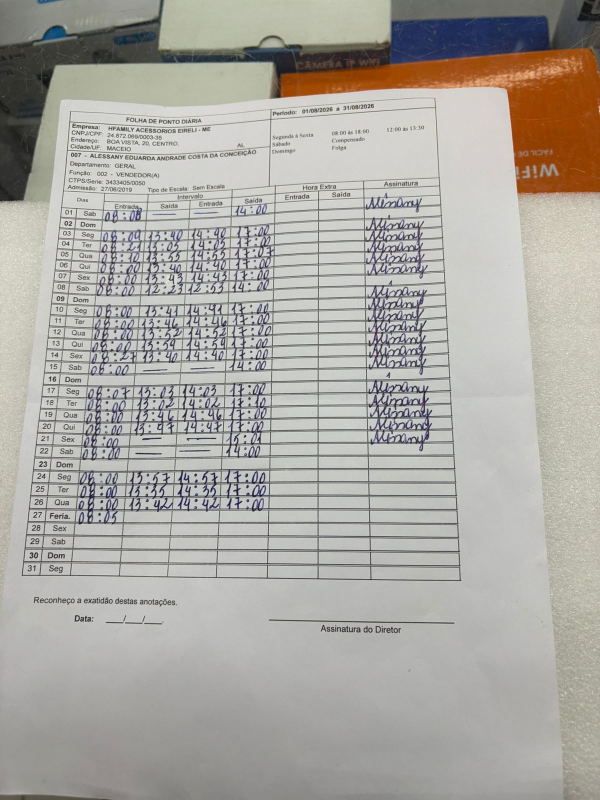
#> input picture ALESSANY.jpg, 1200 x 1600 px (shown at 1/2 size)
$ python -i preprocessamento.py   (imports and definitions only)
#> lines starting #> are read from the running program, lines starting #| are printed output that depends on the picture; after the words box and inside, x2 and y2 are one past the last pixel; in counts of white or black regions, pixels touching at a corner belong together
### backend/app/config.py
"""Configuração da aplicação.

Valores podem ser sobrescritos por variáveis de ambiente:

- ``PONTOFACIL_STORAGE_DIR``: diretório raiz dos dados locais (JSON e arquivos).
- ``PONTOFACIL_CORS_ORIGINS``: origens permitidas no CORS, separadas por vírgula.

Usamos apenas a biblioteca padrão para evitar dependências extras neste estágio.
"""

from __future__ import annotations

import os
from dataclasses import dataclass, field
from pathlib import Path

BACKEND_DIR = Path(__file__).resolve().parent.parent

DEFAULT_CORS_ORIGINS = (
    "http://localhost:5173,http://127.0.0.1:5173,"
    "http://localhost:3000,http://127.0.0.1:3000,"
    "http://localhost:8080,http://127.0.0.1:8080"
)


def _split_env(name: str, default: str) -> list[str]:
    raw = os.getenv(name, default)
    return [item.strip() for item in raw.split(",") if item.strip()]


@dataclass(frozen=True)
class Settings:
    """Configurações imutáveis da aplicação."""

    app_name: str = "PontoFácil API"
    version: str = "0.1.0"
    storage_dir: Path = field(
        default_factory=lambda: Path(
            os.getenv("PONTOFACIL_STORAGE_DIR", str(BACKEND_DIR / "storage"))
        )
    )
    cors_origins: list[str] = field(
        default_factory=lambda: _split_env(
            "PONTOFACIL_CORS_ORIGINS", DEFAULT_CORS_ORIGINS
        )
    )
    max_arquivo_bytes: int = field(
        default_factory=lambda: int(
            os.getenv("PONTOFACIL_MAX_ARQUIVO_BYTES", 25 * 1024 * 1024)
        )
    )
    max_arquivos_por_lote: int = field(
        default_factory=lambda: int(os.getenv("PONTOFACIL_MAX_ARQUIVOS", 500))
    )
    max_total_bytes: int = field(
        default_factory=lambda: int(
            os.getenv("PONTOFACIL_MAX_TOTAL_BYTES", 1024 * 1024 * 1024)
        )
    )
    tesseract_cmd: str | None = field(
        default_factory=lambda: os.getenv("PONTOFACIL_TESSERACT_CMD") or None
    )
    ocr_langs: str = field(
        default_factory=lambda: os.getenv("PONTOFACIL_OCR_LANGS", "por")
    )
    max_pixels_imagem: int = field(
        default_factory=lambda: int(
            os.getenv("PONTOFACIL_MAX_PIXELS_IMAGEM", 40_000_000)
        )
    )

    # [9 lines left out: functions lotes_dir, exports_dir, not called in this run]


settings = Settings()

### backend/app/ocr/preprocessamento.py
"""Pré-processamento de imagens com OpenCV (CONTEXT §3/§4).

Esta camada apenas condiciona a imagem para o OCR: escala de cinza, redução de
ruído, contraste, correção de inclinação, binarização e redimensionamento.
Não interpreta conteúdo nem decide valores reconhecidos.
"""

from __future__ import annotations

import io
from dataclasses import dataclass

import cv2
import numpy as np
from PIL import Image, UnidentifiedImageError

from ..config import settings


class ErroImagem(Exception):
    """Imagem ausente, inválida ou grande demais para processar."""


@dataclass(frozen=True)
class OpcoesPreprocessamento:
    reduzir_ruido: bool = True
    melhorar_contraste: bool = True
    corrigir_inclinacao: bool = True
    binarizar: bool = False
    largura_max: int | None = None


# [30 lines left out: functions carregar_imagem, para_escala_cinza, not called in this run]


def reduzir_ruido(imagem: np.ndarray) -> np.ndarray:
    return cv2.medianBlur(imagem, 3)


def melhorar_contraste(imagem: np.ndarray) -> np.ndarray:
    clahe = cv2.createCLAHE(clipLimit=2.0, tileGridSize=(8, 8))
    return clahe.apply(imagem)


# [7 lines left out: function redimensionar_largura, not called in this run]


def corrigir_inclinacao(imagem: np.ndarray) -> np.ndarray:
    binaria = cv2.threshold(
        imagem, 0, 255, cv2.THRESH_BINARY_INV + cv2.THRESH_OTSU
    )[1]
    coords = cv2.findNonZero(binaria)
    if coords is None or len(coords) < 10:
        return imagem

    angulo = cv2.minAreaRect(coords)[-1]
    if angulo < -45:
        angulo = -(90 + angulo)
    else:
        angulo = -angulo
    if abs(angulo) < 0.1 or abs(angulo) > 45:
        return imagem

    altura, largura = imagem.shape[:2]
    centro = (largura // 2, altura // 2)
    matriz = cv2.getRotationMatrix2D(centro, angulo, 1.0)
    return cv2.warpAffine(
        imagem,
        matriz,
        (largura, altura),
        flags=cv2.INTER_CUBIC,
        borderMode=cv2.BORDER_REPLICATE,
    )


def binarizar(imagem: np.ndarray) -> np.ndarray:
    return cv2.threshold(imagem, 0, 255, cv2.THRESH_BINARY + cv2.THRESH_OTSU)[1]


# [17 lines left out: function preprocessar, not called in this run]

>>> import cv2
>>> picture = cv2.imread('../../../ALESSANY.jpg', cv2.IMREAD_GRAYSCALE)
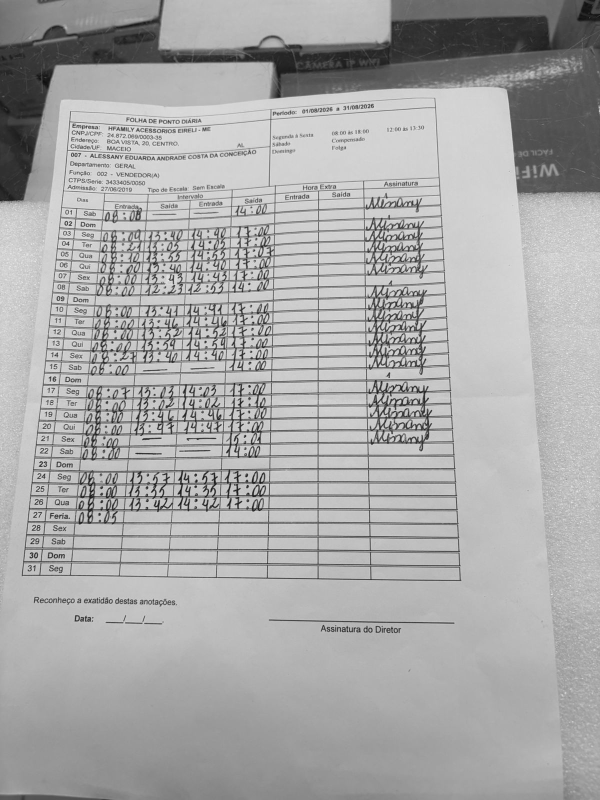
#> picture: shape (1600, 1200) (shown at 1/2 size); min 4, max 255, mean 169.2
>>> result = corrigir_inclinacao(picture)
#> in corrigir_inclinacao, `binaria = cv2.threshold( imagem, 0, 255, cv2.THRESH_BINARY_INV + cv2.T..`:
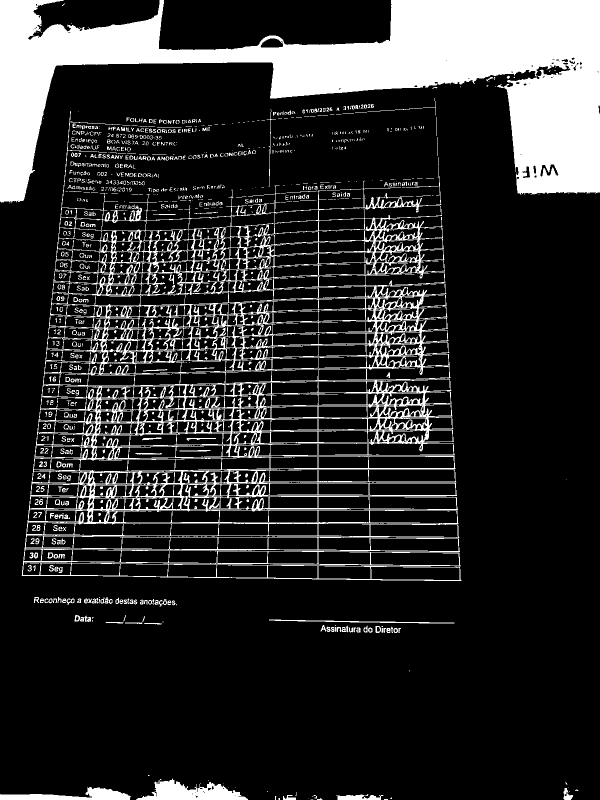
#> binaria: shape (1600, 1200) (shown at 1/2 size); 17.8% white; 1356 white regions (842 under 20 px), largest, box (x1, y1, x2, y2) and area: (0, 0, 1200, 405) 186637, (43, 222, 923, 1162) 119745, (272, 1557, 496, 1600) 5125
#> in corrigir_inclinacao, `coords = cv2.findNonZero(binaria)`: coords = contour of 341147 points, box (x1, y1, x2, y2) (0, 0, 1200, 1600), area 53128
#> in corrigir_inclinacao, `angulo = cv2.minAreaRect(coords)[-1]`: angulo = -90
#> in corrigir_inclinacao, `angulo = -(90 + angulo)`: angulo = 0
